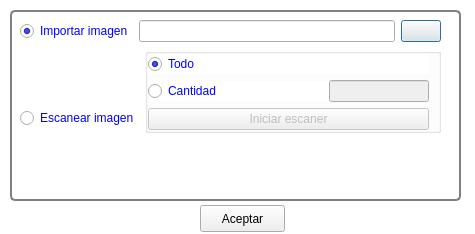
<?xml version="1.0" encoding="UTF-8"?>
<ui version="4.0">
 <class>dialog_np</class>
 <widget class="QDialog" name="dialog_np">
  <property name="windowModality">
   <enum>Qt::NonModal</enum>
  </property>
  <property name="geometry">
   <rect>
    <x>0</x>
    <y>0</y>
    <width>475</width>
    <height>234</height>
   </rect>
  </property>
  <property name="minimumSize">
   <size>
    <width>475</width>
    <height>234</height>
   </size>
  </property>
  <property name="maximumSize">
   <size>
    <width>475</width>
    <height>234</height>
   </size>
  </property>
  <property name="windowTitle">
   <string>Importar imagen</string>
  </property>
  <property name="styleSheet">
   <string notr="true">QDialog{
background-color: rgb(255, 255, 255);
}

QGroupBox#groupBoxMain {
     border: 2px solid gray;
     border-radius: 5px;
	 color: rgb(0, 0, 255);
 }

QRadioButton{
	background-color:  rgb(255, 255, 255);
	color: rgb(0, 0, 255);
}</string>
  </property>
  <property name="modal">
   <bool>true</bool>
  </property>
  <widget class="QGroupBox" name="groupBoxMain">
   <property name="geometry">
    <rect>
     <x>10</x>
     <y>10</y>
     <width>451</width>
     <height>191</height>
    </rect>
   </property>
   <property name="styleSheet">
    <string notr="true"/>
   </property>
   <property name="title">
    <string/>
   </property>
   <property name="checkable">
    <bool>false</bool>
   </property>
   <widget class="QWidget" name="verticalLayoutWidget">
    <property name="geometry">
     <rect>
      <x>10</x>
      <y>10</y>
      <width>421</width>
      <height>169</height>
     </rect>
    </property>
    <layout class="QVBoxLayout" name="verticalLayout">
     <item>
      <layout class="QHBoxLayout" name="hl_1">
       <item>
        <widget class="QRadioButton" name="rb_import">
         <property name="font">
          <font>
           <family>Arial</family>
          </font>
         </property>
         <property name="text">
          <string>Importar imagen</string>
         </property>
         <property name="checked">
          <bool>true</bool>
         </property>
        </widget>
       </item>
       <item>
        <widget class="QLineEdit" name="le_path">
         <property name="font">
          <font>
           <family>Arial</family>
          </font>
         </property>
         <property name="readOnly">
          <bool>true</bool>
         </property>
        </widget>
       </item>
       <item>
        <widget class="QPushButton" name="bt_search">
         <property name="text">
          <string/>
         </property>
         <property name="icon">
          <iconset resource="img/fuente_imagenes.qrc">
           <normaloff>:/controles/search-icon.png</normaloff>:/controles/search-icon.png</iconset>
         </property>
        </widget>
       </item>
      </layout>
     </item>
     <item>
      <layout class="QHBoxLayout" name="hl_2">
       <item>
        <widget class="QRadioButton" name="rb_scan">
         <property name="font">
          <font>
           <family>Arial</family>
          </font>
         </property>
         <property name="text">
          <string>Escanear imagen</string>
         </property>
        </widget>
       </item>
       <item alignment="Qt::AlignLeft|Qt::AlignTop">
        <widget class="QGroupBox" name="groupBoxScan">
         <property name="font">
          <font>
           <family>Arial</family>
          </font>
         </property>
         <property name="title">
          <string/>
         </property>
         <property name="alignment">
          <set>Qt::AlignLeading|Qt::AlignLeft|Qt::AlignTop</set>
         </property>
         <layout class="QVBoxLayout" name="verticalLayout_3">
          <property name="leftMargin">
           <number>0</number>
          </property>
          <property name="topMargin">
           <number>0</number>
          </property>
          <property name="bottomMargin">
           <number>0</number>
          </property>
          <item>
           <widget class="QRadioButton" name="rb_scan_todo">
            <property name="enabled">
             <bool>false</bool>
            </property>
            <property name="font">
             <font>
              <family>Arial</family>
             </font>
            </property>
            <property name="text">
             <string>Todo</string>
            </property>
            <property name="checked">
             <bool>true</bool>
            </property>
           </widget>
          </item>
          <item>
           <layout class="QHBoxLayout" name="horizontalLayout">
            <item>
             <widget class="QRadioButton" name="rb_scan_rango">
              <property name="enabled">
               <bool>false</bool>
              </property>
              <property name="minimumSize">
               <size>
                <width>200</width>
                <height>0</height>
               </size>
              </property>
              <property name="font">
               <font>
                <family>Arial</family>
               </font>
              </property>
              <property name="text">
               <string>Cantidad</string>
              </property>
             </widget>
            </item>
            <item>
             <widget class="QLineEdit" name="le_cantidad_hojas">
              <property name="enabled">
               <bool>false</bool>
              </property>
              <property name="minimumSize">
               <size>
                <width>100</width>
                <height>0</height>
               </size>
              </property>
              <property name="maximumSize">
               <size>
                <width>100</width>
                <height>16777215</height>
               </size>
              </property>
              <property name="font">
               <font>
                <family>Arial</family>
               </font>
              </property>
              <property name="maxLength">
               <number>4</number>
              </property>
             </widget>
            </item>
           </layout>
          </item>
          <item>
           <widget class="QPushButton" name="bt_scan">
            <property name="enabled">
             <bool>false</bool>
            </property>
            <property name="font">
             <font>
              <family>Arial</family>
             </font>
            </property>
            <property name="text">
             <string>Iniciar escaner</string>
            </property>
            <property name="icon">
             <iconset resource="img/fuente_imagenes.qrc">
              <normaloff>:/controles/scanner-icon.png</normaloff>:/controles/scanner-icon.png</iconset>
            </property>
           </widget>
          </item>
         </layout>
        </widget>
       </item>
      </layout>
     </item>
    </layout>
   </widget>
  </widget>
  <widget class="QPushButton" name="bt_aceptar">
   <property name="geometry">
    <rect>
     <x>200</x>
     <y>205</y>
     <width>85</width>
     <height>27</height>
    </rect>
   </property>
   <property name="font">
    <font>
     <family>Arial</family>
    </font>
   </property>
   <property name="text">
    <string>Aceptar</string>
   </property>
   <property name="icon">
    <iconset resource="img/fuente_imagenes.qrc">
     <normaloff>:/controles/accept-icon.png</normaloff>:/controles/accept-icon.png</iconset>
   </property>
  </widget>
 </widget>
 <resources>
  <include location="img/fuente_imagenes.qrc"/>
 </resources>
 <connections>
  <connection>
   <sender>bt_aceptar</sender>
   <signal>clicked()</signal>
   <receiver>dialog_np</receiver>
   <slot>accept()</slot>
   <hints>
    <hint type="sourcelabel">
     <x>282</x>
     <y>158</y>
    </hint>
    <hint type="destinationlabel">
     <x>348</x>
     <y>165</y>
    </hint>
   </hints>
  </connection>
 </connections>
</ui>
